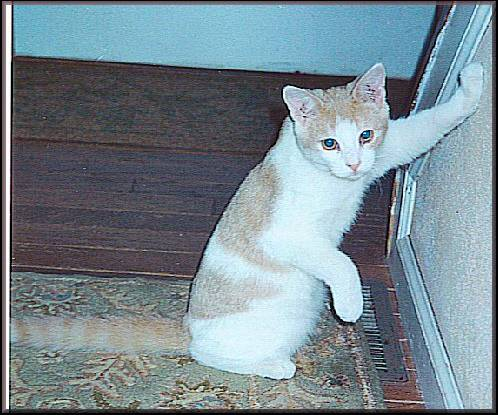
#> input picture cats/cat.4001 - Copy.jpg, 498 x 415 px, found by its file name; its folder holds only this picture in this run
$ jupyter execute --allow-errors 'task ..03.ipynb'
#> lines starting #> are read from the running program, lines starting #| are printed output that depends on the picture
[cell 1]
import os
import numpy as np
import cv2
from sklearn.model_selection import train_test_split
from sklearn.svm import SVC
from sklearn.metrics import classification_report, accuracy_score
import matplotlib.pyplot as plt

# Image parameters
IMG_SIZE = 64  # Resize images to 64x64 for consistency

# Function to display an image
def show_image(title, image, is_grayscale=False):
    plt.figure()
    if is_grayscale:
        plt.imshow(image, cmap='gray')
    else:
        plt.imshow(cv2.cvtColor(image, cv2.COLOR_BGR2RGB))
    plt.title(title)
    plt.axis('off')
    plt.show()

# Load and preprocess dataset
def load_data(cat_dir, dog_dir, img_size):
#> called with cat_dir = '/content/sample_data/cats', dog_dir = '/content/sample_data/dogs', img_size = 64
    data, labels = [], []
    class_mapping = {"cat": 0, "dog": 1}
    total_images = {"cat": 0, "dog": 0}

    for class_label, directory in [("cat", cat_dir), ("dog", dog_dir)]:
        if not os.path.exists(directory):
            print(f"Error: Directory not found - {directory}")
            continue

        for img_name in os.listdir(directory):
            img_path = os.path.join(directory, img_name)

            # Verify file is an image
            if not img_name.lower().endswith(('.png', '.jpg', '.jpeg')):
                print(f"Skipping non-image file: {img_name}")
                continue

            # Load and preprocess the image
            img = cv2.imread(img_path, cv2.IMREAD_COLOR)
#> img is the input picture: shape (415, 498, 3); mean B, G, R 145.6, 136.8, 120.5
            if img is None:
                print(f"Failed to load image: {img_path}")
                continue

            img = cv2.resize(img, (img_size, img_size))
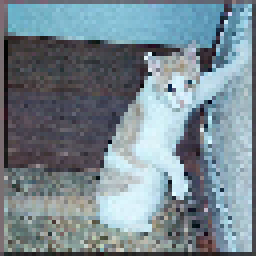
#> img: shape (64, 64, 3) (shown 4 times larger); mean B, G, R 144.5, 135.7, 119.5
            data.append(img)
            labels.append(class_mapping[class_label])
            total_images[class_label] += 1

    print(f"Number of cat images: {total_images['cat']}")
    print(f"Number of dog images: {total_images['dog']}")
    return np.array(data), np.array(labels)

# Train and evaluate SVM model
def train_evaluate_svm(data, labels, test_size=0.2, kernel='linear', C=1.0):
    # Normalize and flatten the dataset
    data = data / 255.0
    data = data.reshape(data.shape[0], -1)

    # Split dataset
    X_train, X_test, y_train, y_test = train_test_split(data, labels, test_size=test_size, random_state=42)

    # Train SVM
    svm_model = SVC(kernel=kernel, C=C, random_state=42)
    svm_model.fit(X_train, y_train)

    # Evaluate model
    y_pred = svm_model.predict(X_test)
    print("\nModel Performance:")
    print(f"Accuracy: {accuracy_score(y_test, y_pred):.2f}")
    print("Classification Report:")
    print(classification_report(y_test, y_pred))
    return svm_model

# Classify a single image and display it
def classify_image(image_path, model, img_size=64):
    img = cv2.imread(image_path, cv2.IMREAD_COLOR)

    if img is None:
        print(f"Error: Unable to load image at {image_path}")
        return None

    # Display original image
    show_image("Original Image", img)

    # Preprocess the image
    img_resized = cv2.resize(img, (img_size, img_size))
    img_normalized = img_resized / 255.0  # Normalize
    img_flattened = img_normalized.flatten().reshape(1, -1)  # Flatten for SVM

    # Predict class
    prediction = model.predict(img_flattened)
    label = "Cat" if prediction[0] == 0 else "Dog"

    # Display resized image with classification
    show_image(f"Classified as: {label}", img_resized)
    return label

# Main function
def main():
    # Dataset directories
    cat_dir = "/content/sample_data/cats"  # Replace with your cat images directory
    dog_dir = "/content/sample_data/dogs"  # Replace with your dog images directory

    # Load data
    print("Loading dataset...")
    data, labels = load_data(cat_dir, dog_dir, IMG_SIZE)
#> labels = [0]

    # Train and evaluate the model
    if data.size == 0 or labels.size == 0:
        print("Error: No valid images found in the dataset.")
        return

    svm_model = train_evaluate_svm(data, labels, test_size=0.2, kernel='linear', C=1.0)

    # Test the model on a new image
    test_image_path = "/content/sample_data/cats/cat.4005.jpg"  # Replace with the path to a test image
    print("\nTesting single image...")
    result = classify_image(test_image_path, svm_model, IMG_SIZE)
    if result:
        print(f"The image is classified as: {result}")

#> (the rest of this cell did not finish here and is left out)
